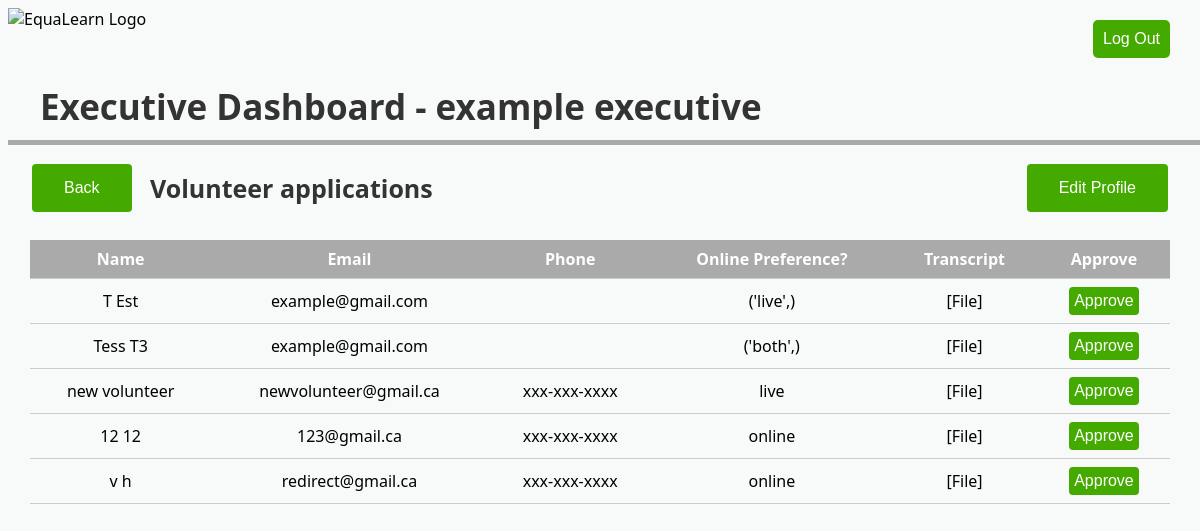
Screenshot of /approve_volunteers/11/ with the database file from the repository.
### equalearn/models.py (models this page shows)
class User(models.Model):
    User_ID = models.AutoField(primary_key = True)
    username = models.CharField(max_length = 100, unique = True)
    usertype = models.CharField(max_length = 10, blank = True, null = True)
    name = models.CharField(max_length=50)
    phone_number = models.CharField(max_length = 12)
    email = models.CharField(max_length = 60)

class Tutor(User):
    preference_online = models.CharField(max_length=50)
    date_started = models.DateField(auto_now_add = True)
    accepted = models.BooleanField(default = False)

### equalearn/views.py (the view)
# urls.py: url(r'approve_volunteers/(?P<id>\d+)/$', views.approve_volunteers, name = "approve_volunteers"),
def approve_volunteers(request, id):
    exec = Executive.objects.get(User_ID = id)
    unapprovedtutors = Tutor.objects.filter(accepted = False)
    return render(request, 'approvevolunteers.html', {'executive': exec, 'tutors': unapprovedtutors})

### templates/approvevolunteers.html (shortened to what this page needs)
<!DOCTYPE html>
{% load static %}
<html>
<head>
  <link rel="stylesheet" href="{% static 'equalearndb/dashboardstyle.css' %}">
</head>
<button class = "logoutbutton">Log Out</button>
<img src = "https://i.imgur.com/Z9fdh0a.png" alt = "EquaLearn Logo" height = "50" style = "float:left">
<h1> Executive Dashboard - {{executive.name}}</h1>
<div class="rectangle"></div>
<h2> Volunteer applications </h2>
<a href = "{% url 'executive_dashboard' id=executive.User_ID %}"><button class = "button1" style = "button;">Back</button></a>
<button class = "editprofilebutton" style = "button;">Edit Profile</button>
    <div class="tableFixHead">
      <table>
        <thead>
   <tr>
    <th>Name</th>
    <th>Email</th>
    <th>Phone</th>
    <th>Online Preference?</th>
    <th>Transcript</th>
    <th>Approve</th>
  </tr>
  {% for tutor in tutors %}
  <tr>
    <td><center>{{tutor.name}}</center></td>
    <td><center>{{tutor.email}}</center></td>
    <td><center>{{tutor.phone_number}}</center></td>
    <td><center>{{tutor.preference_online}}</center></td>
    <td><center>[File]</center></td>
    <td><center><a href = "{% url 'approve_tutor' eid=executive.User_ID tid=tutor.User_ID %}"><button class = "tablebutton">Approve</button></a></center></td>
  </tr>
  {% endfor %}
      </table>
    </div>
</body>
</html>

### static/equalearndb/dashboardstyle.css (style rules this page uses)
.logoutbutton { border: none; color: white; background-color:#44aa00; text-align: center; font-size: 16px; padding: 10px; border-radius: 5px; position: absolute; right: 30px; top: 20px; }
h1 { color: #333333; position: absolute; font-size: 35px; left: 40px; top: 60px; }
.rectangle { height: 5px; width: 100%; background-color: #AAA; position: absolute; top: 140px; }
.button1 { position: absolute; top: 160px; left: 30px; border: none; background-color:#44aa00; color: white; padding: 15px 32px; text-align: center; font-size: 16px; margin: 4px 2px; border-radius: 4px }
.editprofilebutton { position: absolute; top: 160px; right: 30px; border: none; background-color:#44aa00; color: white; padding: 15px 32px; text-align: center; font-size: 16px; margin: 4px 2px; border-radius: 4px }
.tablebutton { border: none; color: white; background-color:#44aa00; text-align: center; font-size: 16px; padding: 5px; border-radius: 4px; }
.tableFixHead { overflow-y: auto; height: 500px; position: absolute; top: 240px; right: 30px; left: 30px; }
.tableFixHead thead th { position: sticky; top: 0; }
table { border-collapse: collapse; width: 100%; }
th, td { padding: 8px 16px; border-bottom: 1px solid #ccc; }
th { color: #fff; background: #aaa; }

### templates/approvevolunteers.html (style rules this page uses)
h2 { color: #333333; position: absolute; font-size: 25px; top: 150px; left: 150px; }

### rows the page displays
User: name "example executive"
Tutor: name "T Est", email "example@gmail.com", preference_online "('live',)"
Tutor: name "Tess T3", email "example@gmail.com", preference_online "('both',)"
Tutor: name "new volunteer", email "newvolunteer@gmail.ca", phone_number "xxx-xxx-xxxx", preference_online "live"
Tutor: name "12 12", email "123@gmail.ca", phone_number "xxx-xxx-xxxx", preference_online "online"
Tutor: name "v h", email "redirect@gmail.ca", phone_number "xxx-xxx-xxxx", preference_online "online"
